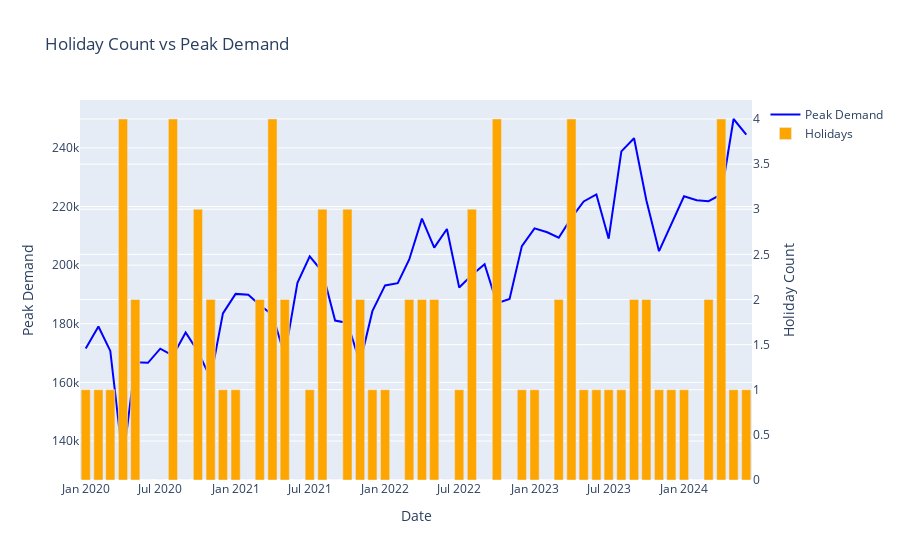

The cell this chart's notebook holds for it:
### Code cell
import plotly.graph_objects as go

# Create the figure with a line plot for Peak Demand
fig = go.Figure()

# Line plot for Peak Demand
fig.add_trace(go.Scatter(x=Power_demand["ds"],
                         y=Power_demand["y"],
                         mode='lines',
                         name="Peak Demand",
                         line=dict(color='blue')))

# Add a bar plot for Holiday Count (with a secondary y-axis)
fig.add_trace(go.Bar(x=Power_demand["ds"],
                     y=Power_demand["Holiday_Count"],
                     name="Holidays",
                     marker_color='orange',
                     yaxis="y2"))  # Specify y-axis for bars

# Update layout to include the secondary y-axis
fig.update_layout(
    title="Holiday Count vs Peak Demand",
    xaxis_title="Date",
    yaxis_title="Peak Demand",
    yaxis2=dict(
        title="Holiday Count",
        overlaying="y",  # Overlay on the primary y-axis
        side="right"  # Position the secondary y-axis on the right
    ),
    barmode='group',  # Keep bars and lines grouped
)

# Show the plot
fig.show()
